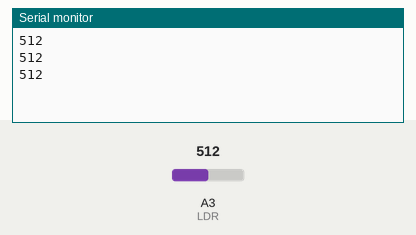
Simulated run of this sketch. Board: Arduino Uno, built with avr-gcc and run on an emulated ATmega328P. Parts: the last lines printed to the serial monitor. The test bench sets the inputs (shaded band); at power-on: A3 (LDR) = 512.

Above: at 1.3 s.
1.4 s: A3 (LDR) set to 716
At 1.9 s:
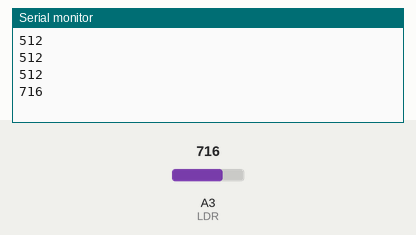
2.9 s: A3 (LDR) set to 900
At 3.4 s:
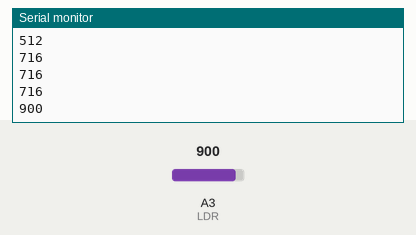
Timing chart, 0 to 5.9 s (numbered marks = the images above; inputs shaded):
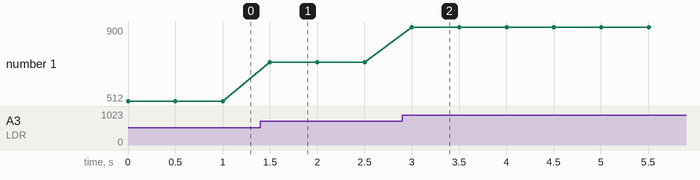

The sketch:

ComunicacaoSerial.ino
```cpp
// Associamos o nome LDR à porta analógica 5 (Program-ME 2.0)
#define LDR 3
int luminosidade;

void setup()
{
  //Instrução para iniciar a comunicação serial com o computador
  Serial.begin(9600);
}

void loop()
{
  //Obtemos o valor da luminosidade via sensor da placa
  luminosidade = analogRead(LDR);
  //Instrução para enviar um dado para o computador
  Serial.println(luminosidade);
  delay(500);
}
```

Measured:
- after the input at 1.4 s, the serial monitor: prints a new line after 0.10 s (image 1)
- after the input at 2.9 s, the serial monitor: prints a new line after 0.10 s (image 2)
- plotted number 1: 512 → 716 after the input at 1.4 s, 716 → 900 after the input at 2.9 s
